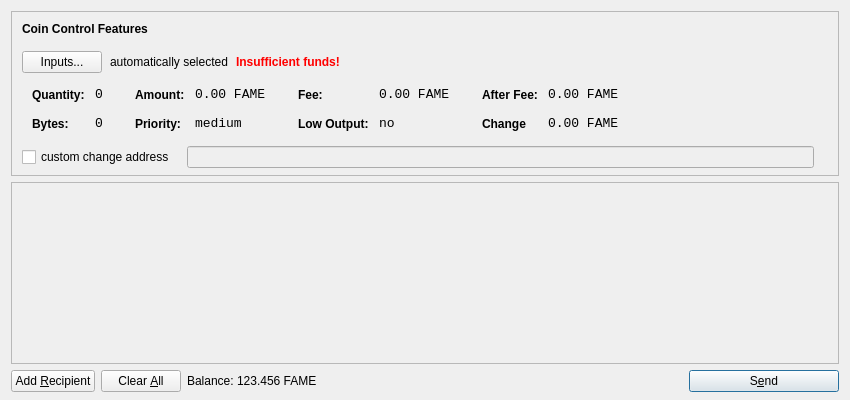
<?xml version="1.0" encoding="UTF-8"?>
<ui version="4.0">
 <class>SendCoinsDialog</class>
 <widget class="QDialog" name="SendCoinsDialog">
  <property name="geometry">
   <rect>
    <x>0</x>
    <y>0</y>
    <width>850</width>
    <height>400</height>
   </rect>
  </property>
  <property name="windowTitle">
   <string>Send Coins</string>
  </property>
  <layout class="QVBoxLayout" name="verticalLayout" stretch="0,1,0">
   <property name="bottomMargin">
    <number>8</number>
   </property>
   <item>
    <widget class="QFrame" name="frameCoinControl">
     <property name="sizePolicy">
      <sizepolicy hsizetype="Expanding" vsizetype="Expanding">
       <horstretch>0</horstretch>
       <verstretch>0</verstretch>
      </sizepolicy>
     </property>
     <property name="maximumSize">
      <size>
       <width>16777215</width>
       <height>16777215</height>
      </size>
     </property>
     <property name="frameShape">
      <enum>QFrame::StyledPanel</enum>
     </property>
     <property name="frameShadow">
      <enum>QFrame::Sunken</enum>
     </property>
     <layout class="QVBoxLayout" name="verticalLayoutCoinControl2">
      <property name="spacing">
       <number>-1</number>
      </property>
      <property name="leftMargin">
       <number>0</number>
      </property>
      <property name="topMargin">
       <number>0</number>
      </property>
      <property name="rightMargin">
       <number>0</number>
      </property>
      <property name="bottomMargin">
       <number>6</number>
      </property>
      <item>
       <layout class="QVBoxLayout" name="verticalLayoutCoinControl" stretch="0,0,0,0,1">
        <property name="spacing">
         <number>0</number>
        </property>
        <property name="leftMargin">
         <number>10</number>
        </property>
        <property name="topMargin">
         <number>10</number>
        </property>
        <item>
         <layout class="QHBoxLayout" name="horizontalLayoutCoinControl1">
          <property name="bottomMargin">
           <number>15</number>
          </property>
          <item>
           <widget class="QLabel" name="labelCoinControlFeatures">
            <property name="sizePolicy">
             <sizepolicy hsizetype="Preferred" vsizetype="Maximum">
              <horstretch>0</horstretch>
              <verstretch>0</verstretch>
             </sizepolicy>
            </property>
            <property name="font">
             <font>
              <weight>75</weight>
              <bold>true</bold>
             </font>
            </property>
            <property name="styleSheet">
             <string notr="true">font-weight:bold;</string>
            </property>
            <property name="text">
             <string>Coin Control Features</string>
            </property>
           </widget>
          </item>
         </layout>
        </item>
        <item>
         <layout class="QHBoxLayout" name="horizontalLayoutCoinControl2" stretch="0,0,0,0">
          <property name="spacing">
           <number>8</number>
          </property>
          <property name="bottomMargin">
           <number>10</number>
          </property>
          <item>
           <widget class="QPushButton" name="pushButtonCoinControl">
            <property name="styleSheet">
             <string notr="true"/>
            </property>
            <property name="text">
             <string>Inputs...</string>
            </property>
           </widget>
          </item>
          <item>
           <widget class="QLabel" name="labelCoinControlAutomaticallySelected">
            <property name="text">
             <string>automatically selected</string>
            </property>
            <property name="margin">
             <number>5</number>
            </property>
           </widget>
          </item>
          <item>
           <widget class="QLabel" name="labelCoinControlInsuffFunds">
            <property name="font">
             <font>
              <weight>75</weight>
              <bold>true</bold>
             </font>
            </property>
            <property name="styleSheet">
             <string notr="true">color:red;font-weight:bold;</string>
            </property>
            <property name="text">
             <string>Insufficient funds!</string>
            </property>
            <property name="margin">
             <number>5</number>
            </property>
           </widget>
          </item>
          <item>
           <spacer name="horizontalSpacerCoinControl">
            <property name="orientation">
             <enum>Qt::Horizontal</enum>
            </property>
            <property name="sizeHint" stdset="0">
             <size>
              <width>40</width>
              <height>1</height>
             </size>
            </property>
           </spacer>
          </item>
         </layout>
        </item>
        <item>
         <widget class="QWidget" name="widgetCoinControl" native="true">
          <property name="sizePolicy">
           <sizepolicy hsizetype="Preferred" vsizetype="Preferred">
            <horstretch>0</horstretch>
            <verstretch>0</verstretch>
           </sizepolicy>
          </property>
          <property name="minimumSize">
           <size>
            <width>0</width>
            <height>0</height>
           </size>
          </property>
          <property name="styleSheet">
           <string notr="true"/>
          </property>
          <layout class="QHBoxLayout" name="horizontalLayoutCoinControl5">
           <property name="margin">
            <number>0</number>
           </property>
           <item>
            <layout class="QHBoxLayout" name="horizontalLayoutCoinControl3" stretch="0,0,0,1">
             <property name="spacing">
              <number>20</number>
             </property>
             <property name="topMargin">
              <number>0</number>
             </property>
             <property name="bottomMargin">
              <number>10</number>
             </property>
             <item>
              <layout class="QFormLayout" name="formLayoutCoinControl1">
               <property name="horizontalSpacing">
                <number>10</number>
               </property>
               <property name="verticalSpacing">
                <number>14</number>
               </property>
               <property name="leftMargin">
                <number>10</number>
               </property>
               <property name="topMargin">
                <number>4</number>
               </property>
               <property name="rightMargin">
                <number>6</number>
               </property>
               <item row="0" column="0">
                <widget class="QLabel" name="labelCoinControlQuantityText">
                 <property name="styleSheet">
                  <string notr="true">font-weight:bold;</string>
                 </property>
                 <property name="text">
                  <string>Quantity:</string>
                 </property>
                 <property name="margin">
                  <number>0</number>
                 </property>
                </widget>
               </item>
               <item row="0" column="1">
                <widget class="QLabel" name="labelCoinControlQuantity">
                 <property name="font">
                  <font>
                   <family>Monospace</family>
                   <pointsize>10</pointsize>
                  </font>
                 </property>
                 <property name="cursor">
                  <cursorShape>IBeamCursor</cursorShape>
                 </property>
                 <property name="contextMenuPolicy">
                  <enum>Qt::ActionsContextMenu</enum>
                 </property>
                 <property name="text">
                  <string>0</string>
                 </property>
                 <property name="margin">
                  <number>0</number>
                 </property>
                 <property name="textInteractionFlags">
                  <set>Qt::LinksAccessibleByMouse|Qt::TextSelectableByKeyboard|Qt::TextSelectableByMouse</set>
                 </property>
                </widget>
               </item>
               <item row="1" column="0">
                <widget class="QLabel" name="labelCoinControlBytesText">
                 <property name="styleSheet">
                  <string notr="true">font-weight:bold;</string>
                 </property>
                 <property name="text">
                  <string>Bytes:</string>
                 </property>
                </widget>
               </item>
               <item row="1" column="1">
                <widget class="QLabel" name="labelCoinControlBytes">
                 <property name="font">
                  <font>
                   <family>Monospace</family>
                   <pointsize>10</pointsize>
                  </font>
                 </property>
                 <property name="cursor">
                  <cursorShape>IBeamCursor</cursorShape>
                 </property>
                 <property name="contextMenuPolicy">
                  <enum>Qt::ActionsContextMenu</enum>
                 </property>
                 <property name="text">
                  <string>0</string>
                 </property>
                 <property name="textInteractionFlags">
                  <set>Qt::LinksAccessibleByMouse|Qt::TextSelectableByKeyboard|Qt::TextSelectableByMouse</set>
                 </property>
                </widget>
               </item>
              </layout>
             </item>
             <item>
              <layout class="QFormLayout" name="formLayoutCoinControl2">
               <property name="horizontalSpacing">
                <number>10</number>
               </property>
               <property name="verticalSpacing">
                <number>14</number>
               </property>
               <property name="leftMargin">
                <number>6</number>
               </property>
               <property name="topMargin">
                <number>4</number>
               </property>
               <property name="rightMargin">
                <number>6</number>
               </property>
               <item row="0" column="0">
                <widget class="QLabel" name="labelCoinControlAmountText">
                 <property name="styleSheet">
                  <string notr="true">font-weight:bold;</string>
                 </property>
                 <property name="text">
                  <string>Amount:</string>
                 </property>
                 <property name="margin">
                  <number>0</number>
                 </property>
                </widget>
               </item>
               <item row="0" column="1">
                <widget class="QLabel" name="labelCoinControlAmount">
                 <property name="font">
                  <font>
                   <family>Monospace</family>
                   <pointsize>10</pointsize>
                  </font>
                 </property>
                 <property name="cursor">
                  <cursorShape>IBeamCursor</cursorShape>
                 </property>
                 <property name="contextMenuPolicy">
                  <enum>Qt::ActionsContextMenu</enum>
                 </property>
                 <property name="text">
                  <string>0.00 FAME</string>
                 </property>
                 <property name="textInteractionFlags">
                  <set>Qt::LinksAccessibleByMouse|Qt::TextSelectableByKeyboard|Qt::TextSelectableByMouse</set>
                 </property>
                </widget>
               </item>
               <item row="1" column="0">
                <widget class="QLabel" name="labelCoinControlPriorityText">
                 <property name="styleSheet">
                  <string notr="true">font-weight:bold;</string>
                 </property>
                 <property name="text">
                  <string>Priority:</string>
                 </property>
                </widget>
               </item>
               <item row="1" column="1">
                <widget class="QLabel" name="labelCoinControlPriority">
                 <property name="font">
                  <font>
                   <family>Monospace</family>
                   <pointsize>10</pointsize>
                  </font>
                 </property>
                 <property name="cursor">
                  <cursorShape>IBeamCursor</cursorShape>
                 </property>
                 <property name="contextMenuPolicy">
                  <enum>Qt::ActionsContextMenu</enum>
                 </property>
                 <property name="text">
                  <string>medium</string>
                 </property>
                 <property name="textInteractionFlags">
                  <set>Qt::LinksAccessibleByMouse|Qt::TextSelectableByKeyboard|Qt::TextSelectableByMouse</set>
                 </property>
                </widget>
               </item>
              </layout>
             </item>
             <item>
              <layout class="QFormLayout" name="formLayoutCoinControl3">
               <property name="horizontalSpacing">
                <number>10</number>
               </property>
               <property name="verticalSpacing">
                <number>14</number>
               </property>
               <property name="leftMargin">
                <number>6</number>
               </property>
               <property name="topMargin">
                <number>4</number>
               </property>
               <property name="rightMargin">
                <number>6</number>
               </property>
               <item row="0" column="0">
                <widget class="QLabel" name="labelCoinControlFeeText">
                 <property name="styleSheet">
                  <string notr="true">font-weight:bold;</string>
                 </property>
                 <property name="text">
                  <string>Fee:</string>
                 </property>
                 <property name="margin">
                  <number>0</number>
                 </property>
                </widget>
               </item>
               <item row="0" column="1">
                <widget class="QLabel" name="labelCoinControlFee">
                 <property name="font">
                  <font>
                   <family>Monospace</family>
                   <pointsize>10</pointsize>
                  </font>
                 </property>
                 <property name="cursor">
                  <cursorShape>IBeamCursor</cursorShape>
                 </property>
                 <property name="contextMenuPolicy">
                  <enum>Qt::ActionsContextMenu</enum>
                 </property>
                 <property name="text">
                  <string>0.00 FAME</string>
                 </property>
                 <property name="textInteractionFlags">
                  <set>Qt::LinksAccessibleByMouse|Qt::TextSelectableByKeyboard|Qt::TextSelectableByMouse</set>
                 </property>
                </widget>
               </item>
               <item row="1" column="0">
                <widget class="QLabel" name="labelCoinControlLowOutputText">
                 <property name="styleSheet">
                  <string notr="true">font-weight:bold;</string>
                 </property>
                 <property name="text">
                  <string>Low Output:</string>
                 </property>
                </widget>
               </item>
               <item row="1" column="1">
                <widget class="QLabel" name="labelCoinControlLowOutput">
                 <property name="font">
                  <font>
                   <family>Monospace</family>
                   <pointsize>10</pointsize>
                  </font>
                 </property>
                 <property name="cursor">
                  <cursorShape>IBeamCursor</cursorShape>
                 </property>
                 <property name="contextMenuPolicy">
                  <enum>Qt::ActionsContextMenu</enum>
                 </property>
                 <property name="text">
                  <string>no</string>
                 </property>
                 <property name="textInteractionFlags">
                  <set>Qt::LinksAccessibleByMouse|Qt::TextSelectableByKeyboard|Qt::TextSelectableByMouse</set>
                 </property>
                </widget>
               </item>
              </layout>
             </item>
             <item>
              <layout class="QFormLayout" name="formLayoutCoinControl4">
               <property name="horizontalSpacing">
                <number>10</number>
               </property>
               <property name="verticalSpacing">
                <number>14</number>
               </property>
               <property name="leftMargin">
                <number>6</number>
               </property>
               <property name="topMargin">
                <number>4</number>
               </property>
               <property name="rightMargin">
                <number>6</number>
               </property>
               <item row="0" column="0">
                <widget class="QLabel" name="labelCoinControlAfterFeeText">
                 <property name="styleSheet">
                  <string notr="true">font-weight:bold;</string>
                 </property>
                 <property name="text">
                  <string>After Fee:</string>
                 </property>
                 <property name="margin">
                  <number>0</number>
                 </property>
                </widget>
               </item>
               <item row="0" column="1">
                <widget class="QLabel" name="labelCoinControlAfterFee">
                 <property name="font">
                  <font>
                   <family>Monospace</family>
                   <pointsize>10</pointsize>
                  </font>
                 </property>
                 <property name="cursor">
                  <cursorShape>IBeamCursor</cursorShape>
                 </property>
                 <property name="contextMenuPolicy">
                  <enum>Qt::ActionsContextMenu</enum>
                 </property>
                 <property name="text">
                  <string>0.00 FAME</string>
                 </property>
                 <property name="textInteractionFlags">
                  <set>Qt::LinksAccessibleByMouse|Qt::TextSelectableByKeyboard|Qt::TextSelectableByMouse</set>
                 </property>
                </widget>
               </item>
               <item row="1" column="0">
                <widget class="QLabel" name="labelCoinControlChangeText">
                 <property name="styleSheet">
                  <string notr="true">font-weight:bold;</string>
                 </property>
                 <property name="text">
                  <string>Change</string>
                 </property>
                </widget>
               </item>
               <item row="1" column="1">
                <widget class="QLabel" name="labelCoinControlChange">
                 <property name="font">
                  <font>
                   <family>Monospace</family>
                   <pointsize>10</pointsize>
                  </font>
                 </property>
                 <property name="cursor">
                  <cursorShape>IBeamCursor</cursorShape>
                 </property>
                 <property name="contextMenuPolicy">
                  <enum>Qt::ActionsContextMenu</enum>
                 </property>
                 <property name="text">
                  <string>0.00 FAME</string>
                 </property>
                 <property name="textInteractionFlags">
                  <set>Qt::LinksAccessibleByMouse|Qt::TextSelectableByKeyboard|Qt::TextSelectableByMouse</set>
                 </property>
                </widget>
               </item>
              </layout>
             </item>
            </layout>
           </item>
          </layout>
         </widget>
        </item>
        <item>
         <layout class="QHBoxLayout" name="horizontalLayoutCoinControl4" stretch="0,0,0">
          <property name="spacing">
           <number>12</number>
          </property>
          <property name="sizeConstraint">
           <enum>QLayout::SetDefaultConstraint</enum>
          </property>
          <property name="topMargin">
           <number>5</number>
          </property>
          <property name="rightMargin">
           <number>5</number>
          </property>
          <item>
           <widget class="QCheckBox" name="checkBoxCoinControlChange">
            <property name="text">
             <string>custom change address</string>
            </property>
           </widget>
          </item>
          <item>
           <widget class="QLineEdit" name="lineEditCoinControlChange">
            <property name="enabled">
             <bool>false</bool>
            </property>
            <property name="sizePolicy">
             <sizepolicy hsizetype="Expanding" vsizetype="Fixed">
              <horstretch>0</horstretch>
              <verstretch>0</verstretch>
             </sizepolicy>
            </property>
           </widget>
          </item>
          <item>
           <widget class="QLabel" name="labelCoinControlChangeLabel">
            <property name="sizePolicy">
             <sizepolicy hsizetype="Preferred" vsizetype="Expanding">
              <horstretch>0</horstretch>
              <verstretch>0</verstretch>
             </sizepolicy>
            </property>
            <property name="minimumSize">
             <size>
              <width>0</width>
              <height>0</height>
             </size>
            </property>
            <property name="text">
             <string/>
            </property>
            <property name="margin">
             <number>3</number>
            </property>
           </widget>
          </item>
         </layout>
        </item>
        <item>
         <spacer name="verticalSpacerCoinControl">
          <property name="orientation">
           <enum>Qt::Vertical</enum>
          </property>
          <property name="sizeHint" stdset="0">
           <size>
            <width>800</width>
            <height>1</height>
           </size>
          </property>
         </spacer>
        </item>
       </layout>
      </item>
     </layout>
    </widget>
   </item>
   <item>
    <widget class="QScrollArea" name="scrollArea">
     <property name="widgetResizable">
      <bool>true</bool>
     </property>
     <widget class="QWidget" name="scrollAreaWidgetContents">
      <property name="geometry">
       <rect>
        <x>0</x>
        <y>0</y>
        <width>830</width>
        <height>165</height>
       </rect>
      </property>
      <layout class="QVBoxLayout" name="verticalLayout_2">
       <property name="margin">
        <number>0</number>
       </property>
       <item>
        <layout class="QVBoxLayout" name="entries">
         <property name="spacing">
          <number>6</number>
         </property>
        </layout>
       </item>
       <item>
        <spacer name="verticalSpacer">
         <property name="orientation">
          <enum>Qt::Vertical</enum>
         </property>
         <property name="sizeHint" stdset="0">
          <size>
           <width>20</width>
           <height>40</height>
          </size>
         </property>
        </spacer>
       </item>
      </layout>
     </widget>
    </widget>
   </item>
   <item>
    <layout class="QHBoxLayout" name="horizontalLayout">
     <item>
      <widget class="QPushButton" name="addButton">
       <property name="toolTip">
        <string>Send to multiple recipients at once</string>
       </property>
       <property name="text">
        <string>Add &amp;Recipient</string>
       </property>
       <property name="icon">
        <iconset resource="../bitcoin.qrc">
         <normaloff>:/icons/add</normaloff>:/icons/add</iconset>
       </property>
       <property name="autoDefault">
        <bool>false</bool>
       </property>
      </widget>
     </item>
     <item>
      <widget class="QPushButton" name="clearButton">
       <property name="sizePolicy">
        <sizepolicy hsizetype="Minimum" vsizetype="Fixed">
         <horstretch>0</horstretch>
         <verstretch>0</verstretch>
        </sizepolicy>
       </property>
       <property name="toolTip">
        <string>Remove all transaction fields</string>
       </property>
       <property name="text">
        <string>Clear &amp;All</string>
       </property>
       <property name="icon">
        <iconset resource="../bitcoin.qrc">
         <normaloff>:/icons/remove</normaloff>:/icons/remove</iconset>
       </property>
       <property name="autoRepeatDelay">
        <number>300</number>
       </property>
       <property name="autoDefault">
        <bool>false</bool>
       </property>
      </widget>
     </item>
     <item>
      <layout class="QHBoxLayout" name="horizontalLayout_2">
       <property name="spacing">
        <number>3</number>
       </property>
       <item>
        <widget class="QLabel" name="label">
         <property name="sizePolicy">
          <sizepolicy hsizetype="Preferred" vsizetype="Fixed">
           <horstretch>0</horstretch>
           <verstretch>0</verstretch>
          </sizepolicy>
         </property>
         <property name="text">
          <string>Balance:</string>
         </property>
        </widget>
       </item>
       <item>
        <widget class="QLabel" name="labelBalance">
         <property name="sizePolicy">
          <sizepolicy hsizetype="Preferred" vsizetype="Fixed">
           <horstretch>0</horstretch>
           <verstretch>0</verstretch>
          </sizepolicy>
         </property>
         <property name="cursor">
          <cursorShape>IBeamCursor</cursorShape>
         </property>
         <property name="text">
          <string>123.456 FAME</string>
         </property>
         <property name="textInteractionFlags">
          <set>Qt::LinksAccessibleByMouse|Qt::TextSelectableByKeyboard|Qt::TextSelectableByMouse</set>
         </property>
        </widget>
       </item>
      </layout>
     </item>
     <item>
      <spacer name="horizontalSpacer">
       <property name="orientation">
        <enum>Qt::Horizontal</enum>
       </property>
       <property name="sizeHint" stdset="0">
        <size>
         <width>40</width>
         <height>20</height>
        </size>
       </property>
      </spacer>
     </item>
     <item>
      <widget class="QPushButton" name="sendButton">
       <property name="minimumSize">
        <size>
         <width>150</width>
         <height>0</height>
        </size>
       </property>
       <property name="toolTip">
        <string>Confirm the send action</string>
       </property>
       <property name="text">
        <string>S&amp;end</string>
       </property>
       <property name="icon">
        <iconset resource="../bitcoin.qrc">
         <normaloff>:/icons/send</normaloff>:/icons/send</iconset>
       </property>
       <property name="default">
        <bool>true</bool>
       </property>
      </widget>
     </item>
    </layout>
   </item>
  </layout>
 </widget>
 <resources>
  <include location="../bitcoin.qrc"/>
 </resources>
 <connections/>
</ui>
